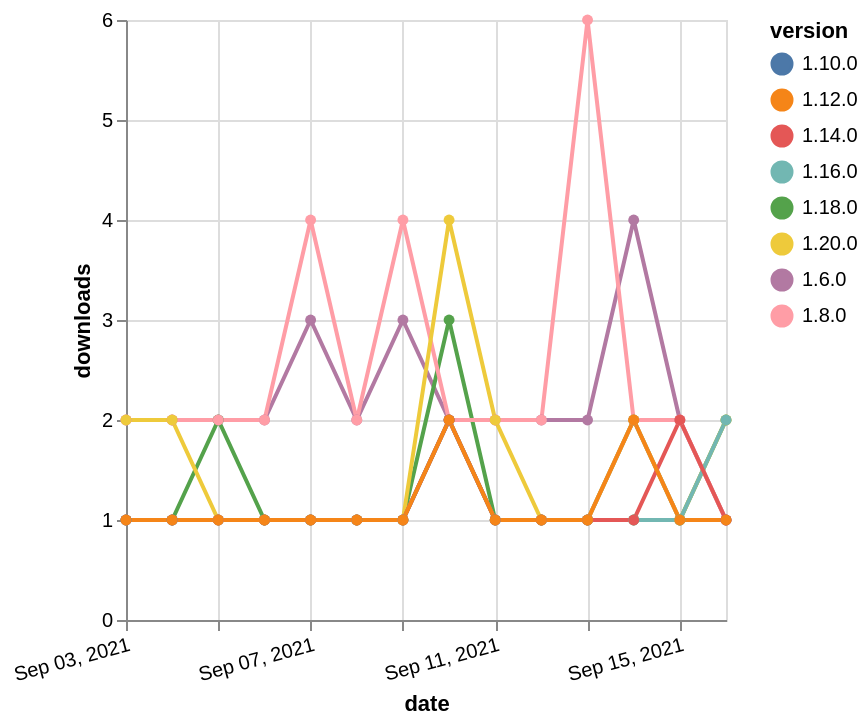

This figure's Vega-Lite source:
### Vega-Lite specification from a JSON file in a GitHub repository (floating-point values rounded to 4 significant figures)
{"$schema": "https://vega.github.io/schema/vega-lite/v5.json", "description": "A simple bar chart with embedded data.", "data": {"values": [{"date": "2021-09-03", "total": 2635, "delta": 2, "version": "1.6.0"}, {"date": "2021-09-04", "total": 2637, "delta": 2, "version": "1.6.0"}, {"date": "2021-09-05", "total": 2639, "delta": 2, "version": "1.6.0"}, {"date": "2021-09-06", "total": 2641, "delta": 2, "version": "1.6.0"}, {"date": "2021-09-07", "total": 2644, "delta": 3, "version": "1.6.0"}, {"date": "2021-09-08", "total": 2646, "delta": 2, "version": "1.6.0"}, {"date": "2021-09-09", "total": 2649, "delta": 3, "version": "1.6.0"}, {"date": "2021-09-10", "total": 2651, "delta": 2, "version": "1.6.0"}, {"date": "2021-09-11", "total": 2653, "delta": 2, "version": "1.6.0"}, {"date": "2021-09-12", "total": 2655, "delta": 2, "version": "1.6.0"}, {"date": "2021-09-13", "total": 2657, "delta": 2, "version": "1.6.0"}, {"date": "2021-09-14", "total": 2661, "delta": 4, "version": "1.6.0"}, {"date": "2021-09-15", "total": 2663, "delta": 2, "version": "1.6.0"}, {"date": "2021-09-16", "total": 2664, "delta": 1, "version": "1.6.0"}, {"date": "2021-09-03", "total": 210, "delta": 1, "version": "1.18.0"}, {"date": "2021-09-04", "total": 211, "delta": 1, "version": "1.18.0"}, {"date": "2021-09-05", "total": 213, "delta": 2, "version": "1.18.0"}, {"date": "2021-09-06", "total": 214, "delta": 1, "version": "1.18.0"}, {"date": "2021-09-07", "total": 215, "delta": 1, "version": "1.18.0"}, {"date": "2021-09-08", "total": 216, "delta": 1, "version": "1.18.0"}, {"date": "2021-09-09", "total": 217, "delta": 1, "version": "1.18.0"}, {"date": "2021-09-10", "total": 220, "delta": 3, "version": "1.18.0"}, {"date": "2021-09-11", "total": 221, "delta": 1, "version": "1.18.0"}, {"date": "2021-09-12", "total": 222, "delta": 1, "version": "1.18.0"}, {"date": "2021-09-13", "total": 223, "delta": 1, "version": "1.18.0"}, {"date": "2021-09-14", "total": 224, "delta": 1, "version": "1.18.0"}, {"date": "2021-09-15", "total": 225, "delta": 1, "version": "1.18.0"}, {"date": "2021-09-16", "total": 227, "delta": 2, "version": "1.18.0"}, {"date": "2021-09-03", "total": 2540, "delta": 2, "version": "1.8.0"}, {"date": "2021-09-04", "total": 2542, "delta": 2, "version": "1.8.0"}, {"date": "2021-09-05", "total": 2544, "delta": 2, "version": "1.8.0"}, {"date": "2021-09-06", "total": 2546, "delta": 2, "version": "1.8.0"}, {"date": "2021-09-07", "total": 2550, "delta": 4, "version": "1.8.0"}, {"date": "2021-09-08", "total": 2552, "delta": 2, "version": "1.8.0"}, {"date": "2021-09-09", "total": 2556, "delta": 4, "version": "1.8.0"}, {"date": "2021-09-10", "total": 2558, "delta": 2, "version": "1.8.0"}, {"date": "2021-09-11", "total": 2560, "delta": 2, "version": "1.8.0"}, {"date": "2021-09-12", "total": 2562, "delta": 2, "version": "1.8.0"}, {"date": "2021-09-13", "total": 2568, "delta": 6, "version": "1.8.0"}, {"date": "2021-09-14", "total": 2570, "delta": 2, "version": "1.8.0"}, {"date": "2021-09-15", "total": 2572, "delta": 2, "version": "1.8.0"}, {"date": "2021-09-16", "total": 2573, "delta": 1, "version": "1.8.0"}, {"date": "2021-09-03", "total": 263, "delta": 1, "version": "1.10.0"}, {"date": "2021-09-04", "total": 264, "delta": 1, "version": "1.10.0"}, {"date": "2021-09-05", "total": 265, "delta": 1, "version": "1.10.0"}, {"date": "2021-09-06", "total": 266, "delta": 1, "version": "1.10.0"}, {"date": "2021-09-07", "total": 267, "delta": 1, "version": "1.10.0"}, {"date": "2021-09-08", "total": 268, "delta": 1, "version": "1.10.0"}, {"date": "2021-09-09", "total": 269, "delta": 1, "version": "1.10.0"}, {"date": "2021-09-10", "total": 271, "delta": 2, "version": "1.10.0"}, {"date": "2021-09-11", "total": 272, "delta": 1, "version": "1.10.0"}, {"date": "2021-09-12", "total": 273, "delta": 1, "version": "1.10.0"}, {"date": "2021-09-13", "total": 274, "delta": 1, "version": "1.10.0"}, {"date": "2021-09-14", "total": 276, "delta": 2, "version": "1.10.0"}, {"date": "2021-09-15", "total": 277, "delta": 1, "version": "1.10.0"}, {"date": "2021-09-16", "total": 278, "delta": 1, "version": "1.10.0"}, {"date": "2021-09-03", "total": 132, "delta": 2, "version": "1.20.0"}, {"date": "2021-09-04", "total": 134, "delta": 2, "version": "1.20.0"}, {"date": "2021-09-05", "total": 135, "delta": 1, "version": "1.20.0"}, {"date": "2021-09-06", "total": 136, "delta": 1, "version": "1.20.0"}, {"date": "2021-09-07", "total": 137, "delta": 1, "version": "1.20.0"}, {"date": "2021-09-08", "total": 138, "delta": 1, "version": "1.20.0"}, {"date": "2021-09-09", "total": 139, "delta": 1, "version": "1.20.0"}, {"date": "2021-09-10", "total": 143, "delta": 4, "version": "1.20.0"}, {"date": "2021-09-11", "total": 145, "delta": 2, "version": "1.20.0"}, {"date": "2021-09-12", "total": 146, "delta": 1, "version": "1.20.0"}, {"date": "2021-09-13", "total": 147, "delta": 1, "version": "1.20.0"}, {"date": "2021-09-14", "total": 149, "delta": 2, "version": "1.20.0"}, {"date": "2021-09-15", "total": 150, "delta": 1, "version": "1.20.0"}, {"date": "2021-09-16", "total": 152, "delta": 2, "version": "1.20.0"}, {"date": "2021-09-03", "total": 180, "delta": 1, "version": "1.16.0"}, {"date": "2021-09-04", "total": 181, "delta": 1, "version": "1.16.0"}, {"date": "2021-09-05", "total": 182, "delta": 1, "version": "1.16.0"}, {"date": "2021-09-06", "total": 183, "delta": 1, "version": "1.16.0"}, {"date": "2021-09-07", "total": 184, "delta": 1, "version": "1.16.0"}, {"date": "2021-09-08", "total": 185, "delta": 1, "version": "1.16.0"}, {"date": "2021-09-09", "total": 186, "delta": 1, "version": "1.16.0"}, {"date": "2021-09-10", "total": 188, "delta": 2, "version": "1.16.0"}, {"date": "2021-09-11", "total": 189, "delta": 1, "version": "1.16.0"}, {"date": "2021-09-12", "total": 190, "delta": 1, "version": "1.16.0"}, {"date": "2021-09-13", "total": 191, "delta": 1, "version": "1.16.0"}, {"date": "2021-09-14", "total": 192, "delta": 1, "version": "1.16.0"}, {"date": "2021-09-15", "total": 193, "delta": 1, "version": "1.16.0"}, {"date": "2021-09-16", "total": 195, "delta": 2, "version": "1.16.0"}, {"date": "2021-09-03", "total": 215, "delta": 1, "version": "1.14.0"}, {"date": "2021-09-04", "total": 216, "delta": 1, "version": "1.14.0"}, {"date": "2021-09-05", "total": 217, "delta": 1, "version": "1.14.0"}, {"date": "2021-09-06", "total": 218, "delta": 1, "version": "1.14.0"}, {"date": "2021-09-07", "total": 219, "delta": 1, "version": "1.14.0"}, {"date": "2021-09-08", "total": 220, "delta": 1, "version": "1.14.0"}, {"date": "2021-09-09", "total": 221, "delta": 1, "version": "1.14.0"}, {"date": "2021-09-10", "total": 223, "delta": 2, "version": "1.14.0"}, {"date": "2021-09-11", "total": 224, "delta": 1, "version": "1.14.0"}, {"date": "2021-09-12", "total": 225, "delta": 1, "version": "1.14.0"}, {"date": "2021-09-13", "total": 226, "delta": 1, "version": "1.14.0"}, {"date": "2021-09-14", "total": 227, "delta": 1, "version": "1.14.0"}, {"date": "2021-09-15", "total": 229, "delta": 2, "version": "1.14.0"}, {"date": "2021-09-16", "total": 230, "delta": 1, "version": "1.14.0"}, {"date": "2021-09-03", "total": 206, "delta": 1, "version": "1.12.0"}, {"date": "2021-09-04", "total": 207, "delta": 1, "version": "1.12.0"}, {"date": "2021-09-05", "total": 208, "delta": 1, "version": "1.12.0"}, {"date": "2021-09-06", "total": 209, "delta": 1, "version": "1.12.0"}, {"date": "2021-09-07", "total": 210, "delta": 1, "version": "1.12.0"}, {"date": "2021-09-08", "total": 211, "delta": 1, "version": "1.12.0"}, {"date": "2021-09-09", "total": 212, "delta": 1, "version": "1.12.0"}, {"date": "2021-09-10", "total": 214, "delta": 2, "version": "1.12.0"}, {"date": "2021-09-11", "total": 215, "delta": 1, "version": "1.12.0"}, {"date": "2021-09-12", "total": 216, "delta": 1, "version": "1.12.0"}, {"date": "2021-09-13", "total": 217, "delta": 1, "version": "1.12.0"}, {"date": "2021-09-14", "total": 219, "delta": 2, "version": "1.12.0"}, {"date": "2021-09-15", "total": 220, "delta": 1, "version": "1.12.0"}, {"date": "2021-09-16", "total": 221, "delta": 1, "version": "1.12.0"}]}, "width": "container", "mark": {"type": "line", "point": {"filled": true}}, "encoding": {"x": {"field": "date", "type": "temporal", "timeUnit": "yearmonthdate", "title": "date", "axis": {"labelAngle": -15}}, "y": {"field": "delta", "type": "quantitative", "title": "downloads"}, "color": {"field": "version", "type": "nominal"}, "tooltip": {"field": "delta"}}}
